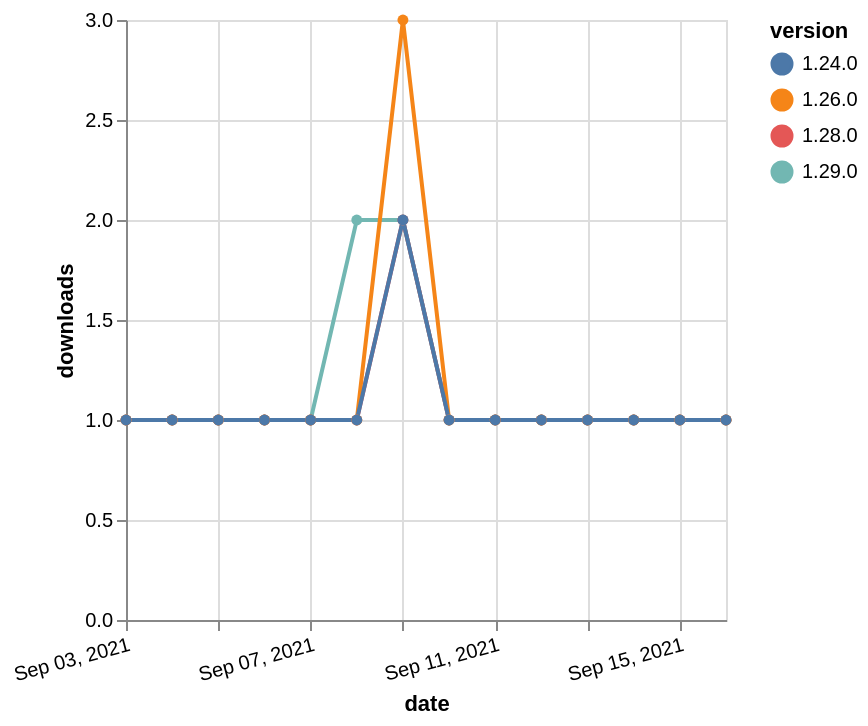

Specify this chart in Vega-Lite:
### Vega-Lite specification from a JSON file in a GitHub repository (floating-point values rounded to 4 significant figures)
{"$schema": "https://vega.github.io/schema/vega-lite/v5.json", "description": "A simple bar chart with embedded data.", "data": {"values": [{"date": "2021-09-03", "total": 149, "delta": 1, "version": "1.29.0"}, {"date": "2021-09-04", "total": 150, "delta": 1, "version": "1.29.0"}, {"date": "2021-09-05", "total": 151, "delta": 1, "version": "1.29.0"}, {"date": "2021-09-06", "total": 152, "delta": 1, "version": "1.29.0"}, {"date": "2021-09-07", "total": 153, "delta": 1, "version": "1.29.0"}, {"date": "2021-09-08", "total": 155, "delta": 2, "version": "1.29.0"}, {"date": "2021-09-09", "total": 157, "delta": 2, "version": "1.29.0"}, {"date": "2021-09-10", "total": 158, "delta": 1, "version": "1.29.0"}, {"date": "2021-09-11", "total": 159, "delta": 1, "version": "1.29.0"}, {"date": "2021-09-12", "total": 160, "delta": 1, "version": "1.29.0"}, {"date": "2021-09-13", "total": 161, "delta": 1, "version": "1.29.0"}, {"date": "2021-09-14", "total": 162, "delta": 1, "version": "1.29.0"}, {"date": "2021-09-15", "total": 163, "delta": 1, "version": "1.29.0"}, {"date": "2021-09-16", "total": 164, "delta": 1, "version": "1.29.0"}, {"date": "2021-09-03", "total": 190, "delta": 1, "version": "1.28.0"}, {"date": "2021-09-04", "total": 191, "delta": 1, "version": "1.28.0"}, {"date": "2021-09-05", "total": 192, "delta": 1, "version": "1.28.0"}, {"date": "2021-09-06", "total": 193, "delta": 1, "version": "1.28.0"}, {"date": "2021-09-07", "total": 194, "delta": 1, "version": "1.28.0"}, {"date": "2021-09-08", "total": 195, "delta": 1, "version": "1.28.0"}, {"date": "2021-09-09", "total": 197, "delta": 2, "version": "1.28.0"}, {"date": "2021-09-10", "total": 198, "delta": 1, "version": "1.28.0"}, {"date": "2021-09-11", "total": 199, "delta": 1, "version": "1.28.0"}, {"date": "2021-09-12", "total": 200, "delta": 1, "version": "1.28.0"}, {"date": "2021-09-13", "total": 201, "delta": 1, "version": "1.28.0"}, {"date": "2021-09-14", "total": 202, "delta": 1, "version": "1.28.0"}, {"date": "2021-09-15", "total": 203, "delta": 1, "version": "1.28.0"}, {"date": "2021-09-16", "total": 204, "delta": 1, "version": "1.28.0"}, {"date": "2021-09-03", "total": 324, "delta": 1, "version": "1.26.0"}, {"date": "2021-09-04", "total": 325, "delta": 1, "version": "1.26.0"}, {"date": "2021-09-05", "total": 326, "delta": 1, "version": "1.26.0"}, {"date": "2021-09-06", "total": 327, "delta": 1, "version": "1.26.0"}, {"date": "2021-09-07", "total": 328, "delta": 1, "version": "1.26.0"}, {"date": "2021-09-08", "total": 329, "delta": 1, "version": "1.26.0"}, {"date": "2021-09-09", "total": 332, "delta": 3, "version": "1.26.0"}, {"date": "2021-09-10", "total": 333, "delta": 1, "version": "1.26.0"}, {"date": "2021-09-11", "total": 334, "delta": 1, "version": "1.26.0"}, {"date": "2021-09-12", "total": 335, "delta": 1, "version": "1.26.0"}, {"date": "2021-09-13", "total": 336, "delta": 1, "version": "1.26.0"}, {"date": "2021-09-14", "total": 337, "delta": 1, "version": "1.26.0"}, {"date": "2021-09-15", "total": 338, "delta": 1, "version": "1.26.0"}, {"date": "2021-09-16", "total": 339, "delta": 1, "version": "1.26.0"}, {"date": "2021-09-03", "total": 230, "delta": 1, "version": "1.24.0"}, {"date": "2021-09-04", "total": 231, "delta": 1, "version": "1.24.0"}, {"date": "2021-09-05", "total": 232, "delta": 1, "version": "1.24.0"}, {"date": "2021-09-06", "total": 233, "delta": 1, "version": "1.24.0"}, {"date": "2021-09-07", "total": 234, "delta": 1, "version": "1.24.0"}, {"date": "2021-09-08", "total": 235, "delta": 1, "version": "1.24.0"}, {"date": "2021-09-09", "total": 237, "delta": 2, "version": "1.24.0"}, {"date": "2021-09-10", "total": 238, "delta": 1, "version": "1.24.0"}, {"date": "2021-09-11", "total": 239, "delta": 1, "version": "1.24.0"}, {"date": "2021-09-12", "total": 240, "delta": 1, "version": "1.24.0"}, {"date": "2021-09-13", "total": 241, "delta": 1, "version": "1.24.0"}, {"date": "2021-09-14", "total": 242, "delta": 1, "version": "1.24.0"}, {"date": "2021-09-15", "total": 243, "delta": 1, "version": "1.24.0"}, {"date": "2021-09-16", "total": 244, "delta": 1, "version": "1.24.0"}]}, "width": "container", "mark": {"type": "line", "point": {"filled": true}}, "encoding": {"x": {"field": "date", "type": "temporal", "timeUnit": "yearmonthdate", "title": "date", "axis": {"labelAngle": -15}}, "y": {"field": "delta", "type": "quantitative", "title": "downloads"}, "color": {"field": "version", "type": "nominal"}, "tooltip": {"field": "delta"}}}
